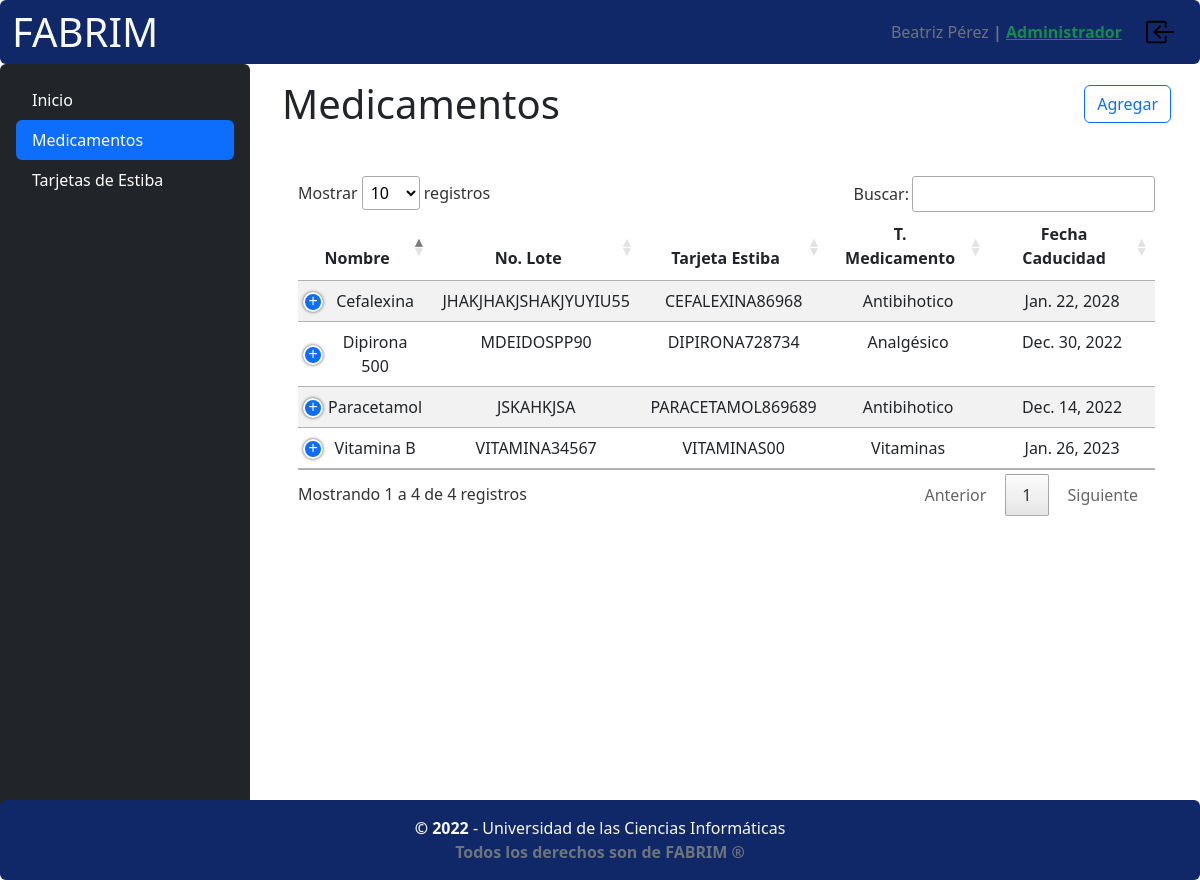
Screenshot of /admin-fabrim/medicamentos/ (signed in) with the database file from the repository.
### main_app/models.py (models this page shows, shortened)
class User(AbstractBaseUser, PermissionsMixin):
    email = models.EmailField(max_length=255, unique=True)
    name = models.CharField(max_length=255, validators=[nombre_regex])
    apellidos = models.CharField(max_length=255, validators=[apellidos_regex])
    ci = models.CharField(max_length=11, unique=True,null=False, blank=False, validators=[ci_regex])
    tfno = models.CharField(max_length=50, validators=[tfno_regex])
    apto = models.CharField(max_length=50, validators=[apto_regex])
    is_active = models.BooleanField(default=True)
    is_staff = models.BooleanField(default=False)
    is_admin_fabrim = models.BooleanField(default=False)
    is_customer = models.BooleanField(default=False)
    objects = OwnUserManager()
    USERNAME_FIELD = 'email'
    REQUIRED_FIELDS = ['name', 'apellidos', 'ci', 'tfno']
    def has_perm(self, perm, obj=None):
        return True

class Medicamento(models.Model):
    nombre = models.CharField(max_length=255, blank=False, null=False)
    no_lote = models.CharField(max_length=255, unique=True, null=False, blank=False, validators=[no_lote_regex])
    fecha_cad = models.DateField(blank=False, null=False)
    tarjeta_estiba_id = models.OneToOneField(TarjetaEstiba, on_delete=models.CASCADE, primary_key=True)
    tipo_medicamento_id = models.ForeignKey(
        TipoMedicamento, on_delete=models.CASCADE)
    class Meta:
        ordering = ['fecha_cad', 'no_lote', 'nombre']

class TarjetaEstiba(models.Model):
    no_serie = models.CharField(max_length=255, unique=True, null=False, blank=False)
    precio = models.IntegerField(blank=False, null=False)
    cant_medi = models.IntegerField(blank=False, null=False)
    fecha_creacion = models.DateField(blank=False, null=False, auto_now=True)
    class Meta:
        ordering = ['no_serie', 'fecha_creacion']

class TipoMedicamento(models.Model):
    nombre = models.CharField(
        max_length=255, unique=True, null=False, blank=False)
    def __str__(self):
        return self.nombre

### main_app/views.py (the view)
@method_decorator([for_staff, for_admin_or_dependiente,], name='dispatch')
class MedicamentosView(LoginRequiredMixin, ListView, PermissionRequiredMixin):
    template_name = 'pages/admin_views/medicamentos.html'
    model = _models.Medicamento
    permission_required = "main_app.view_medicamento"
    def get_context_data(self, **kwargs):
        context = super().get_context_data(**kwargs)
        context['tarjetas_estiba'] = True if _models.TarjetaEstiba.objects.all(
        ) else False
        context['tipos_medicamentos'] = True if _models.TipoMedicamento.objects.all(
        ) else False
        context['title'] = 'Medicamentos'
        return context

### main_app/decorator.py (called while the page is built)
def for_staff(function=None, redirect_field_name=REDIRECT_FIELD_NAME, login_url='login'):
    actual_decorator = user_passes_test(
        lambda u: u.is_active and u.is_staff or u.is_admin_fabrim or u.is_superuser,
        login_url=login_url,
        redirect_field_name=redirect_field_name
    )
    if function:
        return actual_decorator(function)
    return actual_decorator

def for_admin_or_dependiente(function=None, redirect_field_name=REDIRECT_FIELD_NAME, login_url='login'):
    group = Group.objects.filter(name="Administrador").first()
    group1 = Group.objects.filter(name="Dependiente").first()
    actual_decorator = user_passes_test(
        lambda u: u.is_active and (group in u.groups.all()) or (
            group1 in u.groups.all()) or u.is_superuser,
        login_url=login_url,
        redirect_field_name=redirect_field_name
    )
    if function:
        return actual_decorator(function)
    return actual_decorator

### main_app/templatetags/templatetag.py (called while the page is built)
@register.filter(name='has_group')
def has_group(user, group_name):
    group = Group.objects.filter(name=group_name)
    if group:
        group = group.first()
        return True if group in user.groups.all() or user.is_superuser == True else False
    else:
        return False

### main_app/templates/pages/admin_views/medicamentos.html (shortened to what this page needs)
{% extends "base_admin.html" %}
{% load static %}
{% block content_title %}
  {{ title }}
{% endblock content_title %}
{% block button_add %}
    {% if perms.main_app.add_medicamento %}
        <a class="btn btn-outline-primary {% if not tarjetas_estiba or not tipos_medicamentos %}disabled{% endif %}"
          href="{% url "medicamentos_add" %}">Agregar</a>
     {% endif %}
{% endblock button_add %}
{% block content_table %}
  <div class="d-flex justify-content-center align-content-center w-100 h-0 p-3">
    <div class="table-responsive w-100">
      <table id="medicamentosTable" class="table table-striped table-hover">
      <thead>
        <tr>
          <th scope="col" class="text-center">Nombre</th>
          <th scope="col" class="text-center">No. Lote</th>
          <th scope="col" class="text-center">Tarjeta Estiba</th>
          <th scope="col" class="text-center">T. Medicamento</th>
          <th scope="col" class="text-center">Fecha Caducidad</th>
        </tr>
      </thead>
      <tbody>
        {% for el in object_list %}
          <tr>
            <td class="text-center">{{ el.nombre }}</td>
            <td class="text-center">{{ el.no_lote }}</td>
            <td class="text-center">{{ el.tarjeta_estiba_id.no_serie }}</td>
            <td class="text-center">{{ el.tipo_medicamento_id }}</td>
            <td class="text-center">{{ el.fecha_cad }}</td>
          </tr>
        {% endfor %}
      </tbody>
    </table>
   </div>
  </div>
{% endblock content_table %}

### main_app/templates/navbar.html
{% load static %}
{% load templatetag %}
<nav class="navbar color-page navbar-expand-lg rounded-2  ">
  <div class="container-fluid flex-row justify-content-between  ">
    <div>
      <a class="navbar-brand"
         href="{% if request.user.is_authenticated and user.is_customer %} {% url "index_users" %} {% elif user.is_admin_fabrim and request.user.is_authenticated %} {% url "principal" %} {% else %} {% url "index" %} {% endif %}"><span class="display-6 text-light">FABRIM</span></a
        >
      </div>
      <div class="d-flex flex-row p-1 justify-content-center align-items-center"
           role="group"
           aria-label="Basic outlined example">
        {% if not request.user.is_authenticated %}
          <a class="btn btn-outline-primary mx-2" href={% url 'login' %}>Iniciar Sesión</a>
          <a class="btn btn-outline-info mx-1" href={% url 'register' %}>Registrarse</a>
        {% else %}
          <p class="mb-0 text-muted mx-2">
            {{ request.user.name }} {{ request.user.apellidos }}<strong>
            {% if request.user.is_staff and request.user|has_group:"Administrador" or request.user.is_superuser %} |
              <a href="/admin/"
                 class="align-items-center me-2 mb-2 mb-lg-0 text-success ">Administrador</a>
            {% else %}
              <p class="align-items-center me-2 mb-2 mb-lg-0 text-success ">
               | {{ user.groups.all.0 }}
              </p>
            {% endif %}
          </strong>
        </p>
        <a href="{% url 'logout' %}">
          <img src="{% static "images/icons/box-arrow-in-left.svg" %}"
               width="30px"
               height="30px"
               style="cursor: pointer"
               class="p-0 mx-2"
               alt="...."/>
        </a>
      {% endif %}
    </div>
  </div>
</nav>

### main_app/static/css/my_styles.css (style rules this page uses)
.color-page { background-color: rgb(16, 39, 104); }

### rows the page displays
User: user.name "Beatriz", user.apellidos "Pérez"
Medicamento: nombre "Paracetamol", no_lote "JSKAHKJSA", tarjeta_estiba_id.no_serie "PARACETAMOL869689", tipo_medicamento_id "Antibihotico", fecha_cad "Dec. 14, 2022"
Medicamento: nombre "Dipirona 500", no_lote "MDEIDOSPP90", tarjeta_estiba_id.no_serie "DIPIRONA728734", tipo_medicamento_id "Analgésico", fecha_cad "Dec. 30, 2022"
Medicamento: nombre "Vitamina B", no_lote "VITAMINA34567", tarjeta_estiba_id.no_serie "VITAMINAS00", tipo_medicamento_id "Vitaminas", fecha_cad "Jan. 26, 2023"
Medicamento: nombre "Cefalexina", no_lote "JHAKJHAKJSHAKJYUYIU55", tarjeta_estiba_id.no_serie "CEFALEXINA86968", tipo_medicamento_id "Antibihotico", fecha_cad "Jan. 22, 2028"

### other values shown
{{ title }} "Medicamentos"
